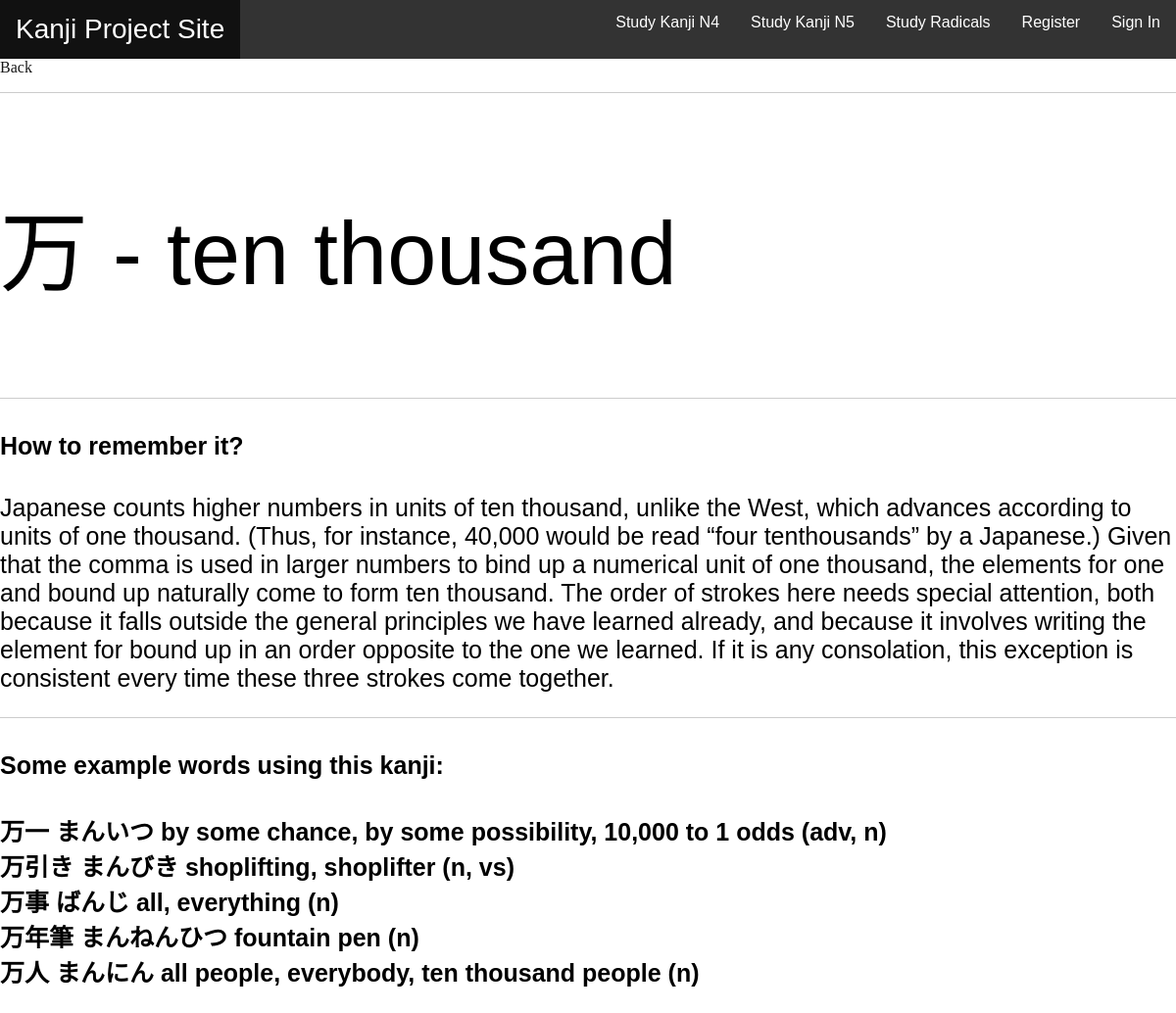
The page /22/ on the database its author committed.
### kanji/models.py (models this page shows, shortened)
class grammarParticle(models.Model):
    hiragana = models.CharField(max_length=200)
    story = models.TextField(default="")
    example_words = models.TextField(default="")
    translation = models.TextField(default="")
    radical = models.CharField(max_length=50, default="")

### kanji/views.py (the view)
# urls.py: path('<int:kanji_id>/', views.kanji_info),
def kanji_info(request,kanji_id):
    context = grammarParticle.objects.get(id=kanji_id)
    return render(request, "kanji/kanji_info.html", {
    "context":context})

### kanji/templates/kanji/kanji_info.html (shortened to what this page needs)
{% extends 'base.html' %}
{% load static %}
{% block content %}
<a href="/">Back</a>
<hr/>
<p class="hiragana">{{context.hiragana}} - {{context.translation}}</p>
<hr/>
<div class="story">
  <h4> How to remember it? </h4>
<p class="story_kanji">{{context.story}}</p></div>
<hr/>
<div class="example">
  <h4> Some example words using this kanji: </h4>
<pre class="testing_this">{{ context.example_words}}</pre></div>
{% endblock %}

### kanji/static/kanji/style.css (style rules this page uses)
body { background-color: #FFFFFF; margin:0; padding: 0; }
h4 { font-family: sans-serif; font-size:25px; }
a { text-decoration: none; color:#181818; }
.hiragana { font-size:90px; font-family:sans-serif; }
.story_kanji { font-size:25px; font-family:sans-serif; }
hr { display: block; height: 1px; border: 0; border-top: 1px solid #ccc; margin: 1em 0; padding: 0; }
.testing_this { font-size:25px; font-family: sans-serif; font-weight: bold; }

### rows shown on the page
grammarParticle: hiragana "万", translation "ten thousand", story "Japanese counts higher numbers in units of ten thousand, unlike the West, which advances according to units of one thousand. (Thus, for instance, 40,000 would be read “four tenthousands” by a Japanese.) Given that the comma is used in larger numbers to bind up a numerical unit of one thousand, the elements for one and bound up naturally come to form ten thousand. The order of strokes here needs special attention, both because it falls outside the general principles we have learned already, and because it involves writing the element for bound up in an order opposite to the one we learned. If it is any consolation, this exception is consistent every time these three strokes come together.", example_words "万一 まんいつ by some chance, by some possibility, 10,000 to 1 odds (adv, n) 万引き まんびき shoplifting, shoplifter (n, vs) 万事 ばんじ all, everything (n) 万年筆 まんねんひつ fountain pen (n) 万人 まんにん all people, everybody, ten thousand people (n)"
